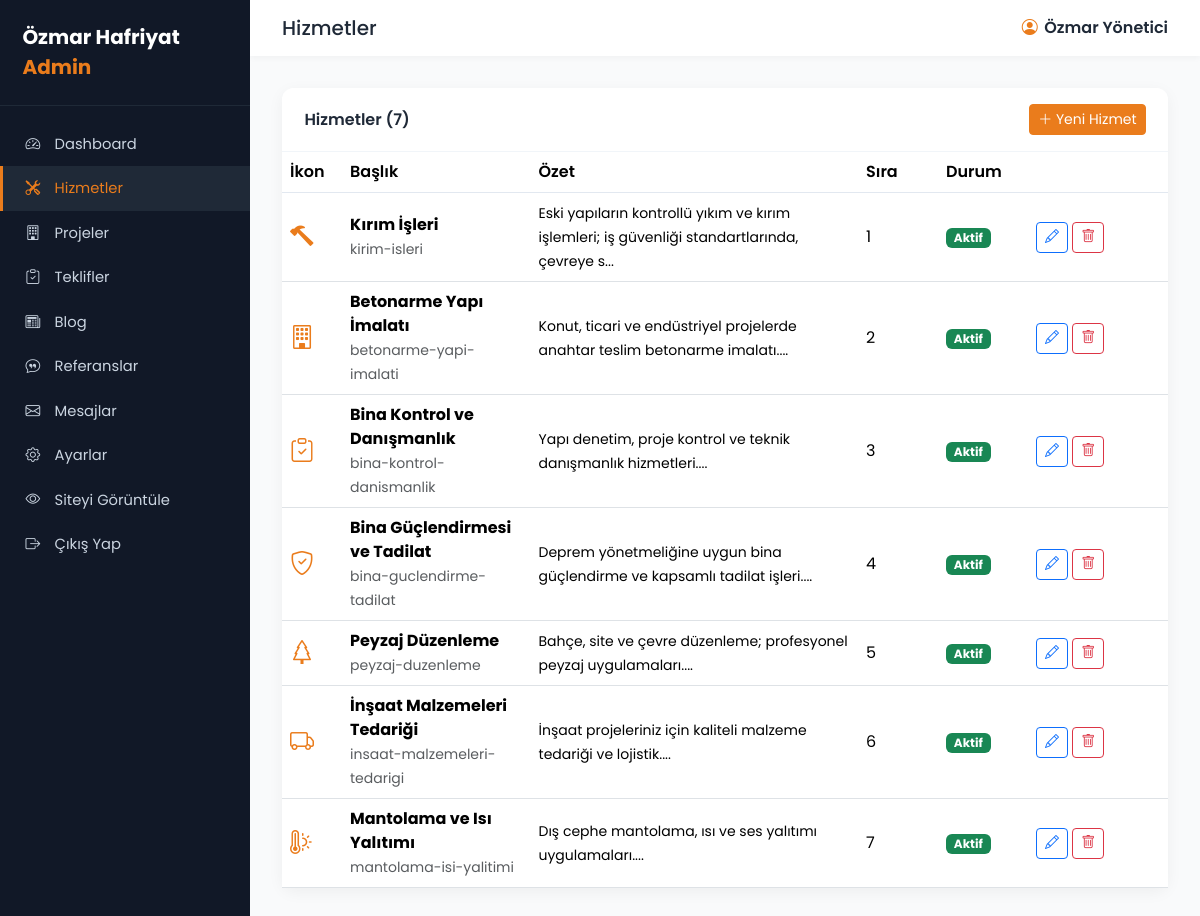
/admin/hizmetler.php (signed in), run on the app's committed database.
### tables this page shows
CREATE TABLE `hizmetler` (
  `id` INT AUTO_INCREMENT PRIMARY KEY,
  `baslik` VARCHAR(150) NOT NULL,
  `slug` VARCHAR(180),
  `ozet` TEXT,
  `icerik` LONGTEXT,
  `ikon` VARCHAR(60) DEFAULT 'bi-building',
  `gorsel` VARCHAR(255),
  `sira` INT DEFAULT 0,
  `durum` TINYINT DEFAULT 1,
  `created_at` TIMESTAMP DEFAULT CURRENT_TIMESTAMP
);

### inc/helpers.php (called while the page is built, shortened)
<?php
function e($s) { return htmlspecialchars($s ?? '', ENT_QUOTES, 'UTF-8'); }

### admin/hizmetler.php (the view, shortened to what this page needs)
<?php
require_once __DIR__ . '/inc/header.php';
$liste = $db->query("SELECT * FROM hizmetler ORDER BY sira ASC, id DESC")->fetchAll();
?>
<div class="card">
  <div class="card-header d-flex justify-content-between align-items-center">
    Hizmetler (<?= count($liste) ?>)
    <a href="hizmet-form.php" class="btn btn-sm btn-primary"><i class="bi bi-plus-lg"></i> Yeni Hizmet</a>
  </div>
  <div class="table-responsive">
    <table class="table table-hover align-middle mb-0">
      <thead><tr><th width="60">İkon</th><th>Başlık</th><th>Özet</th><th width="80">Sıra</th><th width="90">Durum</th><th width="140"></th></tr></thead>
      <tbody>
      <?php foreach($liste as $h): ?>
        <tr>
          <td><i class="bi <?= e($h['ikon']) ?>" style="font-size:1.5rem;color:#ea7c1c"></i></td>
          <td><strong><?= e($h['baslik']) ?></strong><br><small class="text-muted"><?= e($h['slug']) ?></small></td>
          <td><small><?= e(mb_substr($h['ozet'],0,90)) ?>...</small></td>
          <td><?= (int)$h['sira'] ?></td>
          <td><?= $h['durum']?'<span class="badge bg-success">Aktif</span>':'<span class="badge bg-secondary">Pasif</span>' ?></td>
          <td>
            <a href="hizmet-form.php?id=<?= $h['id'] ?>" class="btn btn-sm btn-outline-primary"><i class="bi bi-pencil"></i></a>
            <a href="hizmet-sil.php?id=<?= $h['id'] ?>" class="btn btn-sm btn-outline-danger" onclick="return confirm('Silinsin mi?')"><i class="bi bi-trash"></i></a>
          </td>
        </tr>
      <?php endforeach; ?>
      </tbody>
    </table>
  </div>
</div>
<?php require_once __DIR__ . '/inc/footer.php'; ?>

### admin/inc/header.php (style rules this page uses)
:root { --primary:#ea7c1c;--primary-dark:#c66514;--dark:#1f2937;--sidebar:#111827;--light:#f9fafb }
body { font-family:'Poppins',sans-serif;background:var(--light);margin:0 }
.card { border:none;box-shadow:0 4px 16px rgba(0,0,0,.05);border-radius:12px }
.card-header { background:#fff;border-bottom:1px solid #f1f5f9;padding:1rem 1.4rem;font-weight:600;color:var(--dark);border-radius:12px 12px 0 0!important }
.btn-primary { background:var(--primary);border-color:var(--primary) }
table thead th { background:#f8fafc;color:var(--dark);font-weight:600;border-bottom:2px solid #e2e8f0 }

### data on the page
hizmetler: baslik "Kırım İşleri", slug "kirim-isleri", ozet "Eski yapıların kontrollü yıkım ve kırım işlemleri; iş güvenliği standartlarında, çevreye s", sira "1", durum "Aktif"
hizmetler: baslik "Betonarme Yapı İmalatı", slug "betonarme-yapi-imalati", ozet "Konut, ticari ve endüstriyel projelerde anahtar teslim betonarme imalatı.", sira "2", durum "Aktif"
hizmetler: baslik "Bina Kontrol ve Danışmanlık", slug "bina-kontrol-danismanlik", ozet "Yapı denetim, proje kontrol ve teknik danışmanlık hizmetleri.", sira "3", durum "Aktif"
hizmetler: baslik "Bina Güçlendirmesi ve Tadilat", slug "bina-guclendirme-tadilat", ozet "Deprem yönetmeliğine uygun bina güçlendirme ve kapsamlı tadilat işleri.", sira "4", durum "Aktif"
hizmetler: baslik "Peyzaj Düzenleme", slug "peyzaj-duzenleme", ozet "Bahçe, site ve çevre düzenleme; profesyonel peyzaj uygulamaları.", sira "5", durum "Aktif"
hizmetler: baslik "İnşaat Malzemeleri Tedariği", slug "insaat-malzemeleri-tedarigi", ozet "İnşaat projeleriniz için kaliteli malzeme tedariği ve lojistik.", sira "6", durum "Aktif"
hizmetler: baslik "Mantolama ve Isı Yalıtımı", slug "mantolama-isi-yalitimi", ozet "Dış cephe mantolama, ısı ve ses yalıtımı uygulamaları.", sira "7", durum "Aktif"

### other printed values
ayar('site_adi') "Özmar Hafriyat"
$it[1] "Dashboard"
$it[1] "Hizmetler"
$it[1] "Projeler"
$it[1] "Teklifler"
$it[1] "Blog"
$it[1] "Referanslar"
$it[1] "Mesajlar"
$it[1] "Ayarlar"
$adminTitle "Hizmetler"
$adminAd "Özmar Yönetici"
count($liste) "7"
